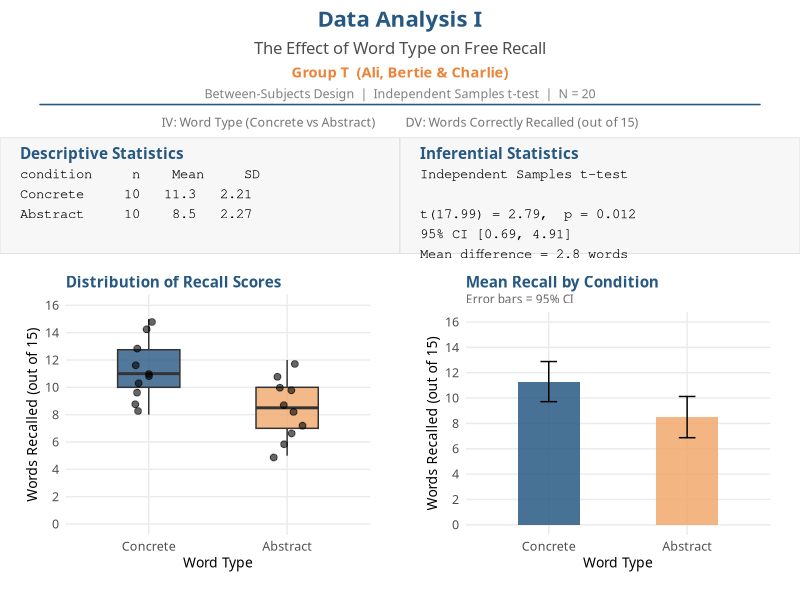
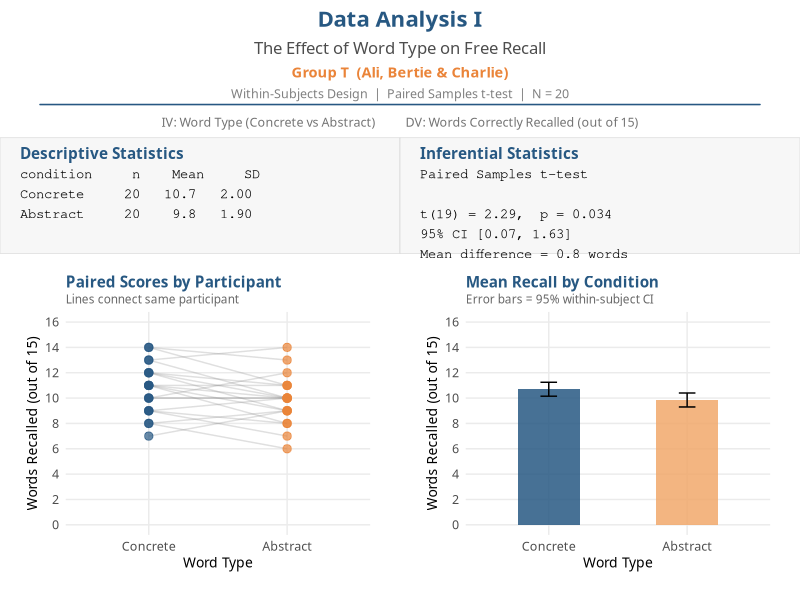

R code for these plots, in order:
## Generate mock "Data Analysis I" return pages
## Light header — no heavy navy banner

library(ggplot2)
library(dplyr)
library(tibble)
library(grid)
library(gridExtra)

# ── Brand colours ──
navy   <- "#275882"
orange <- "#EA8439"
light_navy <- "#4A7FAA"
light_orange <- "#F0A86B"

theme_analysis <- theme_minimal(base_size = 11, base_family = "Atkinson Hyperlegible") +
  theme(
    plot.title = element_text(face = "bold", colour = navy, size = 11,
                              margin = margin(2, 0, 2, 0)),
    plot.subtitle = element_text(colour = "grey40", size = 8.5,
                                  margin = margin(0, 0, 4, 0)),
    axis.title = element_text(size = 10),
    axis.text = element_text(size = 9),
    panel.grid.minor = element_blank(),
    plot.background = element_rect(fill = "white", colour = NA),
    plot.margin = margin(8, 10, 8, 8)
  )

p_fmt <- function(p) {
  if (p < .001) return("< .001")
  sprintf("= %.3f", p)
}

# Stats text grob
make_stats_grob <- function(title, body) {
  title_grob <- textGrob(title, x = 0.05, y = 0.92, hjust = 0, vjust = 1,
                          gp = gpar(fontface = "bold", fontsize = 11,
                                    col = navy, fontfamily = "Atkinson Hyperlegible"))
  body_grob  <- textGrob(body, x = 0.05, y = 0.72, hjust = 0, vjust = 1,
                          gp = gpar(fontsize = 10, fontfamily = "Courier",
                                    lineheight = 1.2))
  bg <- rectGrob(gp = gpar(fill = "#F7F7F7", col = "#CCCCCC", lwd = 0.5))
  grobTree(bg, title_grob, body_grob)
}

# Light header — just text, thin underline, no heavy block
make_header_grob <- function(group_line, design_line) {
  t1 <- textGrob("Data Analysis I", x = 0.5, y = 0.82,
                  gp = gpar(col = navy, fontsize = 16, fontface = "bold",
                            fontfamily = "Atkinson Hyperlegible"))
  t2 <- textGrob("The Effect of Word Type on Free Recall", x = 0.5, y = 0.55,
                  gp = gpar(col = "grey30", fontsize = 12,
                            fontfamily = "Atkinson Hyperlegible"))
  t3 <- textGrob(group_line, x = 0.5, y = 0.32,
                  gp = gpar(col = orange, fontsize = 10.5,
                            fontfamily = "Atkinson Hyperlegible", fontface = "bold"))
  t4 <- textGrob(design_line, x = 0.5, y = 0.12,
                  gp = gpar(col = "grey50", fontsize = 9,
                            fontfamily = "Atkinson Hyperlegible"))
  line <- linesGrob(x = c(0.05, 0.95), y = c(0.02, 0.02),
                     gp = gpar(col = navy, lwd = 1.5))
  grobTree(t1, t2, t3, t4, line)
}

make_var_grob <- function() {
  textGrob("IV: Word Type (Concrete vs Abstract)          DV: Words Correctly Recalled (out of 15)",
           gp = gpar(col = "grey45", fontsize = 9, fontfamily = "Atkinson Hyperlegible"))
}

# ── Helper to render a full page ──
render_page <- function(filename, header, var_label, stats1, stats2, plot_left, plot_right) {
  png(filename, width = 8, height = 10, units = "in", res = 200,
      bg = "white", family = "Atkinson Hyperlegible")

  grid.newpage()
  pushViewport(viewport(layout = grid.layout(
    nrow = 5, ncol = 2,
    heights = unit(c(1.2, 0.35, 1.3, 3.8, 0.1), "null"),
    widths  = unit(c(1, 1), "null")
  )))

  pushViewport(viewport(layout.pos.row = 1, layout.pos.col = 1:2,
                         x = 0.5, y = 0.5, width = 0.94, height = 0.88))
  grid.draw(header)
  popViewport()

  pushViewport(viewport(layout.pos.row = 2, layout.pos.col = 1:2))
  grid.draw(var_label)
  popViewport()

  pushViewport(viewport(layout.pos.row = 3, layout.pos.col = 1,
                         x = 0.5, y = 0.5, width = 0.88, height = 0.85))
  grid.draw(stats1)
  popViewport()

  pushViewport(viewport(layout.pos.row = 3, layout.pos.col = 2,
                         x = 0.5, y = 0.5, width = 0.88, height = 0.85))
  grid.draw(stats2)
  popViewport()

  pushViewport(viewport(layout.pos.row = 4, layout.pos.col = 1,
                         x = 0.5, y = 0.5, width = 0.92, height = 0.95))
  print(plot_left, vp = current.viewport())
  popViewport()

  pushViewport(viewport(layout.pos.row = 4, layout.pos.col = 2,
                         x = 0.5, y = 0.5, width = 0.92, height = 0.95))
  print(plot_right, vp = current.viewport())
  popViewport()

  popViewport()
  dev.off()
}


# ============================================================
# BETWEEN-SUBJECTS
# ============================================================

concrete_bs <- c(13, 9, 14, 10, 11, 8, 12, 11, 15, 10)
abstract_bs  <- c(10, 6, 12, 7, 9, 5, 11, 8, 7, 10)

data_bs <- tibble(
  participant = 1:20,
  condition = factor(rep(c("Concrete", "Abstract"), each = 10),
                     levels = c("Concrete", "Abstract")),
  words_recalled = c(concrete_bs, abstract_bs)
)

desc_bs <- data_bs %>%
  group_by(condition) %>%
  summarise(n = n(), Mean = mean(words_recalled), SD = sd(words_recalled),
            CI_lower = Mean - qt(0.975, n - 1) * SD / sqrt(n),
            CI_upper = Mean + qt(0.975, n - 1) * SD / sqrt(n), .groups = "drop")

t_bs <- t.test(words_recalled ~ condition, data = data_bs)
pooled_sd_bs <- sqrt((desc_bs$SD[1]^2 + desc_bs$SD[2]^2) / 2)
d_bs <- (desc_bs$Mean[1] - desc_bs$Mean[2]) / pooled_sd_bs

p1_bs <- ggplot(data_bs, aes(x = condition, y = words_recalled, fill = condition)) +
  geom_boxplot(width = 0.45, alpha = 0.8, outlier.shape = NA) +
  geom_jitter(width = 0.12, alpha = 0.6, size = 2) +
  scale_fill_manual(values = c("Concrete" = navy, "Abstract" = light_orange)) +
  scale_y_continuous(limits = c(0, 16), breaks = seq(0, 16, 2)) +
  labs(title = "Distribution of Recall Scores",
       x = "Word Type", y = "Words Recalled (out of 15)") +
  theme_analysis + theme(legend.position = "none")

p2_bs <- ggplot(desc_bs, aes(x = condition, y = Mean, fill = condition)) +
  geom_col(width = 0.45, alpha = 0.85) +
  geom_errorbar(aes(ymin = CI_lower, ymax = CI_upper), width = 0.12, linewidth = 0.5) +
  scale_fill_manual(values = c("Concrete" = navy, "Abstract" = light_orange)) +
  scale_y_continuous(limits = c(0, 16), breaks = seq(0, 16, 2)) +
  labs(title = "Mean Recall by Condition", subtitle = "Error bars = 95% CI",
       x = "Word Type", y = "Words Recalled (out of 15)") +
  theme_analysis + theme(legend.position = "none")

render_page(
  "analysis-preview-between.png",
  make_header_grob("Group T  (Ali, Bertie & Charlie)",
                   "Between-Subjects Design  |  Independent Samples t-test  |  N = 20"),
  make_var_grob(),
  make_stats_grob("Descriptive Statistics", paste0(
    "condition     n    Mean     SD\n",
    "Concrete     10   ", sprintf("%4.1f", desc_bs$Mean[1]), "   ", sprintf("%.2f", desc_bs$SD[1]), "\n",
    "Abstract     10   ", sprintf("%4.1f", desc_bs$Mean[2]), "   ", sprintf("%.2f", desc_bs$SD[2]))),
  make_stats_grob("Inferential Statistics", paste0(
    "Independent Samples t-test\n\n",
    "t(", sprintf("%.2f", t_bs$parameter), ") = ", sprintf("%.2f", t_bs$statistic),
    ",  p ", p_fmt(t_bs$p.value), "\n",
    "95% CI [", sprintf("%.2f", t_bs$conf.int[1]), ", ", sprintf("%.2f", t_bs$conf.int[2]), "]\n",
    "Mean difference = ", sprintf("%.1f", desc_bs$Mean[1] - desc_bs$Mean[2]), " words\n",
    "Cohen's d = ", sprintf("%.2f", abs(d_bs)))),
  p1_bs, p2_bs
)


# ============================================================
# WITHIN-SUBJECTS
# ============================================================

n_ws <- 20
concrete_ws <- c(12, 10, 8, 14, 11, 9, 13, 7, 11, 10, 12, 9, 14, 11, 8, 13, 10, 12, 9, 11)
abstract_ws <- c(10, 10, 9, 11, 10, 8, 10, 9,  9, 12, 11, 7, 13, 11, 6, 14, 10,  9, 10, 8)

data_ws <- tibble(
  participant = rep(1:n_ws, 2),
  condition = factor(rep(c("Concrete", "Abstract"), each = n_ws),
                     levels = c("Concrete", "Abstract")),
  words_recalled = c(concrete_ws, abstract_ws)
)

desc_ws <- data_ws %>%
  group_by(condition) %>%
  summarise(n = n(), Mean = mean(words_recalled), SD = sd(words_recalled), .groups = "drop")

t_ws <- t.test(concrete_ws, abstract_ws, paired = TRUE)
diffs <- concrete_ws - abstract_ws
d_ws <- mean(diffs) / sd(diffs)

# Cousineau-Morey within-subject 95% CIs
pm <- (concrete_ws + abstract_ws) / 2
gm <- mean(c(concrete_ws, abstract_ws))
adj_c <- concrete_ws - pm + gm
adj_a <- abstract_ws - pm + gm
morey <- sqrt(2)
desc_ws$CI_lower <- c(
  mean(adj_c) - qt(0.975, n_ws - 1) * sd(adj_c) / sqrt(n_ws) * morey,
  mean(adj_a) - qt(0.975, n_ws - 1) * sd(adj_a) / sqrt(n_ws) * morey
)
desc_ws$CI_upper <- c(
  mean(adj_c) + qt(0.975, n_ws - 1) * sd(adj_c) / sqrt(n_ws) * morey,
  mean(adj_a) + qt(0.975, n_ws - 1) * sd(adj_a) / sqrt(n_ws) * morey
)

data_paired <- tibble(
  participant = rep(1:n_ws, 2),
  condition = factor(rep(c("Concrete", "Abstract"), each = n_ws),
                     levels = c("Concrete", "Abstract")),
  recalled = c(concrete_ws, abstract_ws)
)

p1_ws <- ggplot(data_paired, aes(x = condition, y = recalled)) +
  geom_line(aes(group = participant), alpha = 0.25, colour = "grey50") +
  geom_point(aes(colour = condition), size = 2.5, alpha = 0.7) +
  scale_colour_manual(values = c("Concrete" = navy, "Abstract" = orange)) +
  scale_y_continuous(limits = c(0, 16), breaks = seq(0, 16, 2)) +
  labs(title = "Paired Scores by Participant", subtitle = "Lines connect same participant",
       x = "Word Type", y = "Words Recalled (out of 15)") +
  theme_analysis + theme(legend.position = "none")

p2_ws <- ggplot(desc_ws, aes(x = condition, y = Mean, fill = condition)) +
  geom_col(width = 0.45, alpha = 0.85) +
  geom_errorbar(aes(ymin = CI_lower, ymax = CI_upper), width = 0.12, linewidth = 0.5) +
  scale_fill_manual(values = c("Concrete" = navy, "Abstract" = light_orange)) +
  scale_y_continuous(limits = c(0, 16), breaks = seq(0, 16, 2)) +
  labs(title = "Mean Recall by Condition", subtitle = "Error bars = 95% within-subject CI",
       x = "Word Type", y = "Words Recalled (out of 15)") +
  theme_analysis + theme(legend.position = "none")

render_page(
  "analysis-preview-within.png",
  make_header_grob("Group T  (Ali, Bertie & Charlie)",
                   "Within-Subjects Design  |  Paired Samples t-test  |  N = 20"),
  make_var_grob(),
  make_stats_grob("Descriptive Statistics", paste0(
    "condition     n    Mean     SD\n",
    "Concrete     20   ", sprintf("%4.1f", desc_ws$Mean[1]), "   ", sprintf("%.2f", desc_ws$SD[1]), "\n",
    "Abstract     20   ", sprintf("%4.1f", desc_ws$Mean[2]), "   ", sprintf("%.2f", desc_ws$SD[2]))),
  make_stats_grob("Inferential Statistics", paste0(
    "Paired Samples t-test\n\n",
    "t(", t_ws$parameter, ") = ", sprintf("%.2f", t_ws$statistic),
    ",  p ", p_fmt(t_ws$p.value), "\n",
    "95% CI [", sprintf("%.2f", t_ws$conf.int[1]), ", ", sprintf("%.2f", t_ws$conf.int[2]), "]\n",
    "Mean difference = ", sprintf("%.1f", mean(diffs)), " words\n",
    "Cohen's d = ", sprintf("%.2f", abs(d_ws)))),
  p1_ws, p2_ws
)

cat("Done.\n")
